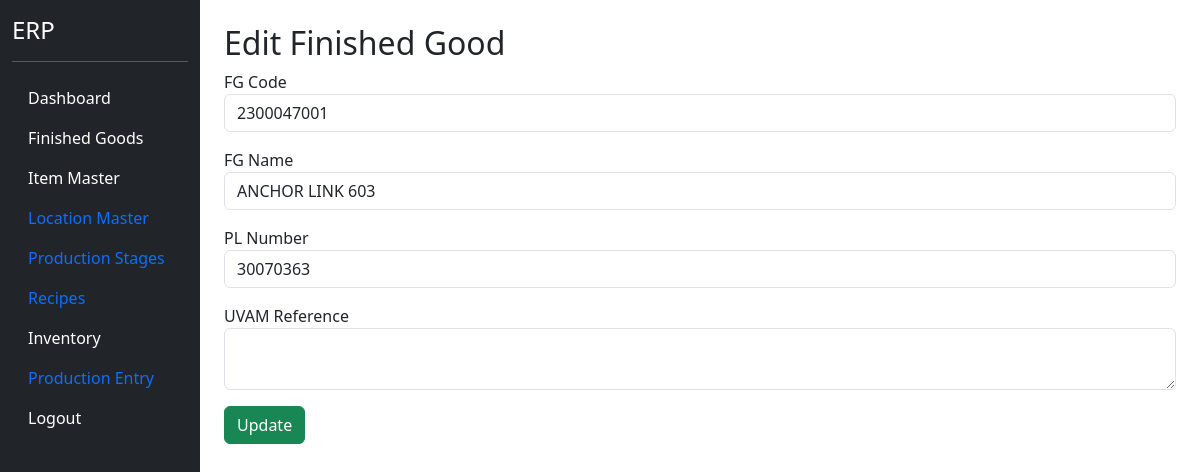
The page /finished-goods/edit/1 (signed in) on the database as committed earlier.
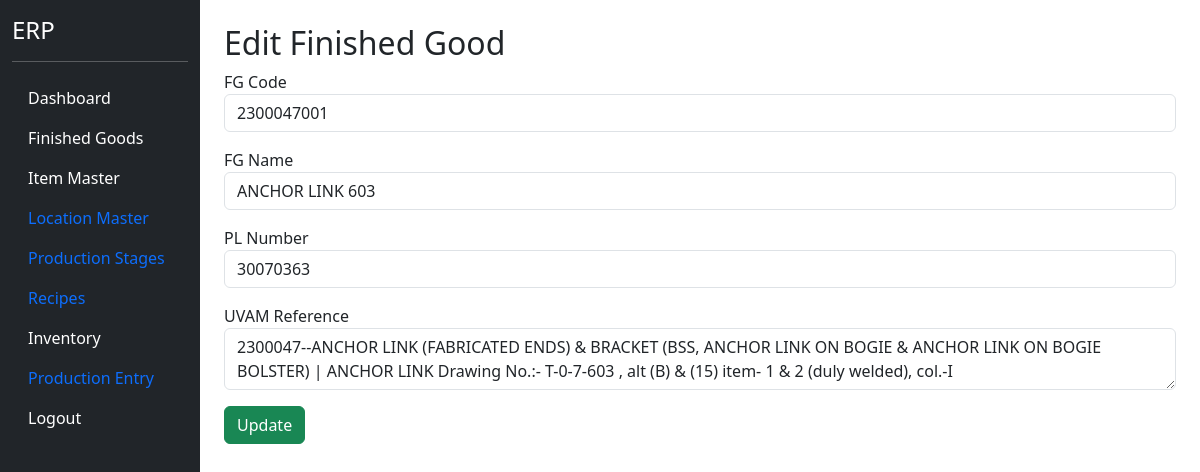
The same page on the database as committed later.
### models.py (models this page shows)
class FinishedGood(db.Model):
    __tablename__ = "finished_goods"
    id = db.Column(db.Integer, primary_key=True)
    fg_code = db.Column(
        db.String(50),
        unique=True,
        nullable=False
    )
    fg_name = db.Column(
        db.String(200),
        nullable=False
    )
    pl_number = db.Column(
        db.String(100),
        nullable=True
    )
    uvam_reference = db.Column(
        db.String(500),
        nullable=True
    )
    items = db.relationship(
    "ItemMaster",
    backref="finished_good",
    lazy=True
    )
    active = db.Column(
        db.Boolean,
        default=True
    )

### blueprints/masters/routes.py (the view, shortened to what this page needs)
@masters_bp.route(
    "/finished-goods/edit/<int:id>",
    methods=["GET", "POST"]
)
@login_required
def edit_finished_good(id):
    fg = FinishedGood.query.get_or_404(id)
    return render_template(
        "edit_finished_good.html",
        fg=fg
    )

### app.py (called while the page is built)
@login_manager.user_loader
def load_user(user_id):
    return User.query.get(int(user_id))

### templates/edit_finished_good.html
{% extends "base.html" %}
{% block content %}
<div class="container mt-4">
<h2>Edit Finished Good</h2>
<form method="POST">
<div class="mb-3">
<label>FG Code</label>
<input
type="text"
name="fg_code"
value="{{ fg.fg_code }}"
class="form-control">
</div>
<div class="mb-3">
<label>FG Name</label>
<input
type="text"
name="fg_name"
value="{{ fg.fg_name }}"
class="form-control">
</div>
<div class="mb-3">
<label>PL Number</label>
<input
type="text"
name="pl_number"
value="{{ fg.pl_number }}"
class="form-control">
</div>
<div class="mb-3">
<label>UVAM Reference</label>
<textarea
name="uvam_reference"
class="form-control">{{ fg.uvam_reference }}</textarea>
</div>
<button
type="submit"
class="btn btn-success">
Update
</button>
</form>
</div>
{% endblock %}

Rows that differ between the two databases and show on the page:
changed FinishedGood "ANCHOR LINK 603": uvam_reference (not shown) → "2300047--ANCHOR LINK (FABRICATED ENDS) & BRACKET (BSS, ANCHOR LINK ON BOGIE & ANCHOR LINK ON BOGIE BOLSTER) | ANCHOR LINK Drawing No.:- T-0-7-603 , alt (B) & (15) item- 1 & 2 (duly welded), col.-I"
